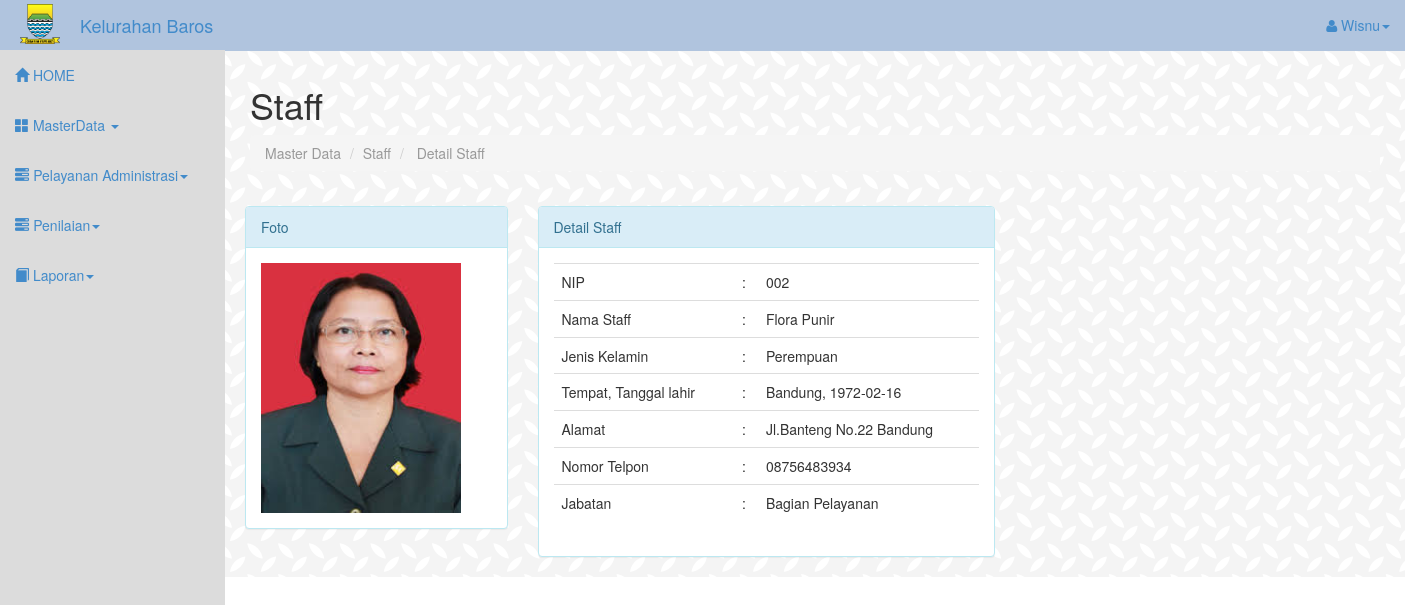
/detail_staff.php?id=3 (signed in), run on the app's committed database.
### tables this page shows
CREATE TABLE `tb_staff` (
  `id` int(11) NOT NULL,
  `nip` varchar(16) NOT NULL,
  `nama` varchar(50) NOT NULL,
  `jenis_kelamin` varchar(20) NOT NULL,
  `tempat_lahir` varchar(60) NOT NULL,
  `tgl_lahir` date NOT NULL,
  `alamat` varchar(200) NOT NULL,
  `jabatan` varchar(30) NOT NULL,
  `no_tlp` varchar(20) NOT NULL,
  `foto` varchar(200) NOT NULL,
  `password` varchar(200) NOT NULL
);

### detail_staff.php (the view, shortened to what this page needs)
<!DOCTYPE html>
<html lang="en">
  <head>
    <link href="assets/css/bootstrap.css" rel="stylesheet">
    <link href="assets/css/sb-admin.css" rel="stylesheet">
    <link rel="stylesheet" href="assets/font-awesome/css/font-awesome.min.css">
  </head>
<body>
 <div id="wrapper">
<?php
include"header.php";
?>
</div>
<div id="page-wrapper">
<div class="row" id="contentInput" >
          <div class="col-lg-12">
            <h1>Staff</h1>
            <ol class="breadcrumb">
              <li class="active"> Master Data</li>
              <li class="active">Staff</li>
              <li class="active"> Detail Staff</li>
            </ol>
          </div>
      </div>
 <?php
          if(isset($_GET['id'])){
          $id=($_GET['id']);
         $s="SELECT * FROM tb_staff WHERE id='$id'";
          $da=mysqli_query($koneksi,$s)or die (mysqli_error($s));
           $data=mysqli_fetch_assoc($da);
        ?>
      </div>
      <div class="container">
        <div class="row row-table">
          <div class="col-md-3 col-table">
          <div class="panel panel-info">
            <div class="panel-heading" style="align:center;">
              Foto
            </div>
            <div class="panel-body">
               <?php echo"<img src='assets/foto/staff/".$data['foto']."' float='right' width='200' height='250'>";?>
         </div>
       </div>
     </div>
          <div class="container">
        <div class="row row-table">
          <div class="col-md-5 col-table">
          <div class="panel panel-info">
					<div class="panel-heading">
            Detail Staff
					</div>
					<div class="panel-body">
              <table class="table table-hover" >
          <tr >
            <td>NIP</td>
            <td> : </td>
            <td><?php echo $data['nip']?></td>
          </tr>
          <tr>
            <td>Nama Staff </td>
            <td> : </td>
            <td><?php echo $data['nama']?></td>
          </tr>
          <tr>
            <td>Jenis Kelamin</td>
            <td> : </td>
            <td><?php echo $data['jenis_kelamin']?></td>
          </tr>
          <tr>
            <tr>
            <td>Tempat, Tanggal lahir</td>
            <td> : </td>
            <td><?php echo $data['tempat_lahir'].", ". $data['tgl_lahir']?></td>
          </tr>
          <tr>
            <td>Alamat</td>
            <td> : </td>
            <td><?php echo $data['alamat']?></td>
          </tr>
           <td>Nomor Telpon</td>
            <td> : </td>
            <td><?php echo $data['no_tlp']?></td>
          </tr>
            <td>Jabatan</td>
            <td> : </td>
            <td><?php echo $data['jabatan']?></td>
        </table>
     </div>
     </div>
     </div>
<?php
}
?>

### assets/css/sb-admin.css (style rules this page uses)
body { margin-top: 50px; }
#wrapper { padding-left: 0; }
#page-wrapper { width: 100%; padding: 5px 15px; }
@media (min-width:768px) { #wrapper { padding-left: 225px; background:url(assets/logo/pat13.png); } }
@media (min-width:768px) { #page-wrapper { padding: 15px 25px; } }

### data on the page
tb_staff: foto (picture), nip "002", nama "Flora Punir", jenis_kelamin "Perempuan", tempat_lahir "Bandung", tgl_lahir "1972-02-16", alamat "Jl.Banteng No.22 Bandung", no_tlp "08756483934", jabatan "Bagian Pelayanan"

### other printed values
$_SESSION['userid'] "Wisnu"
